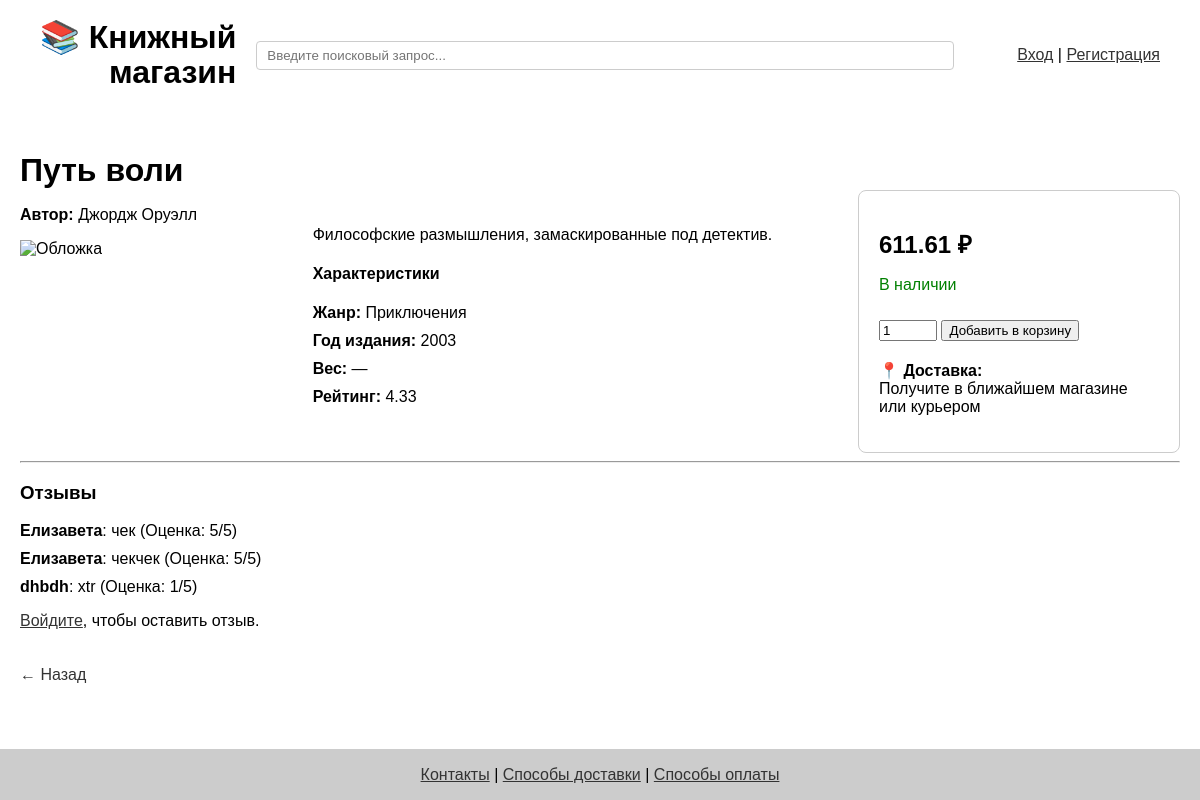
/book/43, run on an earlier commit of the app's database.
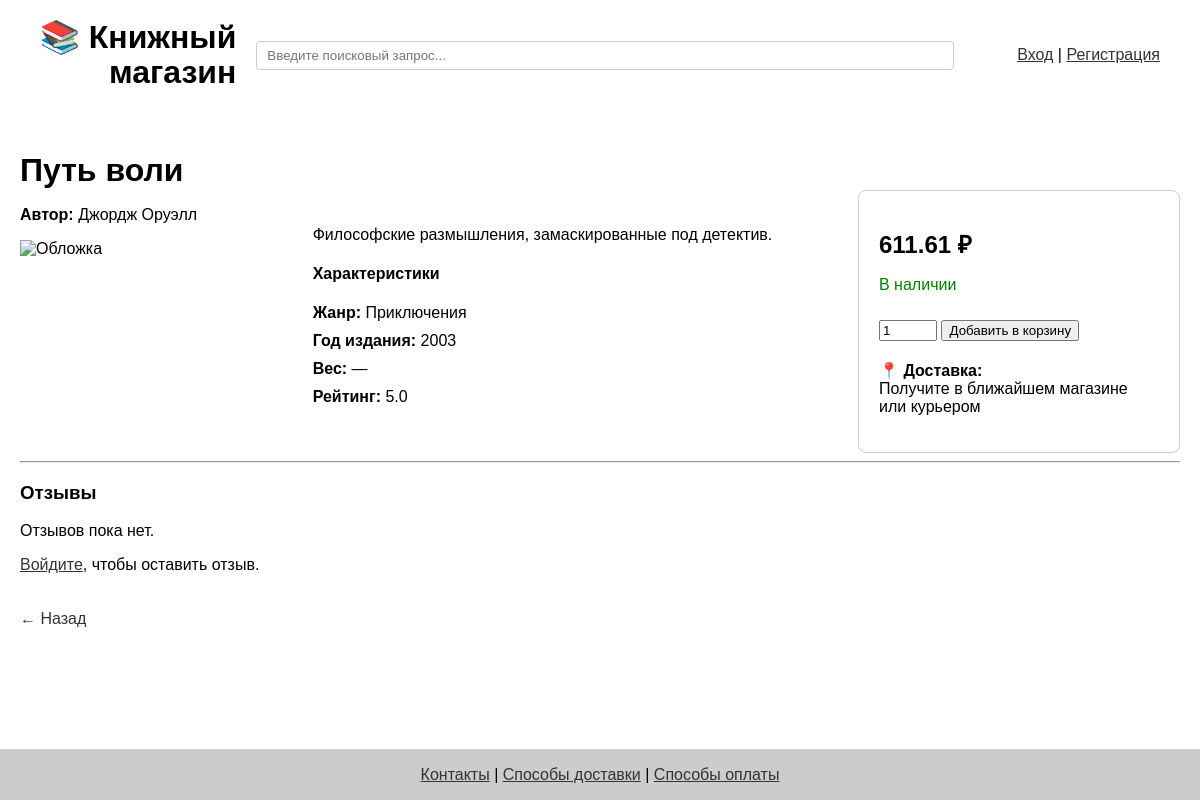
And on a later commit of the database.
### app/models.py (models this page shows, shortened)
class Book(db.Model):
    id = db.Column(db.Integer, primary_key=True)
    title = db.Column(db.String(120))
    author = db.Column(db.String(120))
    year = db.Column(db.Integer)
    price = db.Column(db.Float)
    genre = db.Column(db.String(100))
    category = db.Column(db.String(100))
    cover = db.Column(db.String(255))
    description = db.Column(db.Text)
    rating = db.Column(db.Float)

class Review(db.Model):
    id = db.Column(db.Integer, primary_key=True)
    user_id = db.Column(db.Integer, db.ForeignKey('user.id', ondelete='CASCADE'), nullable=False)
    book_id = db.Column(db.Integer, db.ForeignKey('book.id'), nullable=False)
    text = db.Column(db.Text, nullable=False)
    rating = db.Column(db.Integer, nullable=False)
    book = db.relationship('Book')

class User(db.Model, UserMixin):
    id = db.Column(db.Integer, primary_key=True)
    first_name = db.Column(db.String(50), nullable=False)
    last_name = db.Column(db.String(50), nullable=False)
    full_name = f"{first_name} {last_name}"
    email = db.Column(db.String(120), unique=True, nullable=False)
    phone = db.Column(db.String(20))
    password = db.Column(db.String(100), nullable=False)
    cart_items = db.relationship('CartItem', back_populates='user', cascade='all, delete-orphan', passive_deletes=True)
    reviews = db.relationship('Review', backref='user', cascade='all, delete-orphan', passive_deletes=True)

### app/routes.py (the view, shortened to what this page needs)
@app.route('/book/<int:book_id>', methods=['GET', 'POST'])
def book_detail(book_id):
    book = Book.query.get_or_404(book_id)
    reviews = Review.query.filter_by(book_id=book_id).all()
    prev = request.args.get('prev') or request.form.get('prev') or url_for('index')
    return render_template('book_detail.html', book=book, reviews=reviews, prev=prev)

### app/routes.py (called while the page is built)
@app.context_processor
def inject_genres():
    return dict(genres=[g[0] for g in db.session.query(Book.genre).distinct() if g[0]])

### app/templates/book_detail.html (shortened to what this page needs)
{% extends 'base.html' %}
{% block content %}
{% set back_url = prev or url_for('index') %}
<h1 style="margin-bottom: 1px;">{{ book.title }}</h1>
<div style="display: flex; flex-wrap: wrap; justify-content: space-between; align-items: flex-start; gap: 20px;">
    <div style="flex: 1; min-width: 220px;">
        <p><strong>Автор:</strong> {{ book.author }}</p>
        <img src="https://media.istockphoto.com/id/162833278/nl/foto/blank-book.jpg?s=612x612&w=0&k=20&c=C-kb218UqFZ_ZdWg8ILDDcXDwpmYzwghnew_7VWZwm4="
             alt="Обложка" style="width: 100%; height: auto; max-width: 300px; margin-bottom: 15px;">
    </div>
    <div style="flex: 2; min-width: 300px; padding: 20px; text-align: left;">
        <p>{{ book.description }}</p>
        <h4>Характеристики</h4>
        <ul style="list-style: none; padding-left: 0;">
            <li><strong>Жанр:</strong> {{ book.genre or '—' }}</li>
            <li><strong>Год издания:</strong> {{ book.year }}</li>
            <li><strong>Вес:</strong> {{ book.weight or '—' }}</li>
            <li><strong>Рейтинг:</strong> {{ book.rating }}</li>
        </ul>
    </div>
    <div style="flex: 0 0 280px; border: 1px solid #ccc; padding: 20px; border-radius: 8px;">
        <p><strong style="font-size: 24px;">{{ book.price }} ₽</strong></p>
        <p><span style="color: green;">В наличии</span></p>
        <form action="{{ url_for('add_to_cart', book_id=book.id) }}" method="post">
            <input type="number" name="quantity" value="1" min="1" style="width: 50px;">
            <button type="submit" style="margin-top: 10px;">Добавить в корзину</button>
        </form>
        <p style="margin-top: 20px;">📍 <strong>Доставка:</strong><br>Получите в ближайшем магазине или курьером</p>
    </div>
</div>
<hr>
<h3>Отзывы</h3>
{% if reviews %}
    <ul style="list-style: none; padding-left: 0;">
        {% for review in reviews %}
            <li><strong>{{ review.user.first_name }}</strong>: {{ review.text }} (Оценка: {{ review.rating }}/5)</li>
        {% endfor %}
    </ul>
{% else %}
    <p>Отзывов пока нет.</p>
{% endif %}
{% if current_user.is_authenticated %}
    <form method="post" action="{{ url_for('book_detail', book_id=book.id) }}" style="margin-top: 20px;">
        <input type="hidden" name="form_type" value="review">
        <input type="hidden" name="prev" value="{{ prev }}">
        <label>Оценка:
            <select name="rating">
                {% for r in range(1, 6) %}
                    <option value="{{ r }}">{{ r }}</option>
                {% endfor %}
            </select>
        </label><br><br>
        <label>Комментарий:<br>
            <textarea name="text" required rows="4" cols="40"></textarea>
        </label><br><br>
        <button type="submit">Оставить отзыв</button>
    </form>
{% else %}
    <p><a href="{{ url_for('login') }}">Войдите</a>, чтобы оставить отзыв.</p>
{% endif %}
{% set back_url = prev or request.referrer or url_for('index') %}
<a href="{{ back_url }}" style="display: inline-block; margin-top: 20px; text-decoration: none;">← Назад</a>
    <br>
    <br>
    <br>
    <br>
{% endblock %}

### app/templates/base.html (shortened to what this page needs)
<!DOCTYPE html>
<html lang="ru">
<head>
</head>
<body>
<div class="wrapper">
<header style="padding: 20px;">
    <div style="
        display: flex;
        flex-wrap: wrap;
        align-items: center;
        justify-content: space-between;
        gap: 20px;
    ">
        <div style="flex-shrink: 0;">
            <a href="{{ url_for('index') }}" style="text-decoration: none; color: inherit;">
                <h1 style="margin: 0; line-height: 1.1; white-space: nowrap; text-align: right;">
                    📚 Книжный<br>магазин
                </h1>
            </a>
        </div>
        <div style="
            display: flex;
            flex: 1;
            min-width: 250px;
            flex-wrap: wrap;
            justify-content: flex-end;
            align-items: center;
            gap: 10px;
        ">
            <form action="{{ url_for('search') }}" method="get" style="flex: 1; min-width: 150px;">
                <input type="text" name="q"
                       placeholder="Введите поисковый запрос..."
                       value="{{ request.args.get('q', '') }}"
                       style="width: 90%; padding: 6px 10px; border: 1px solid #ccc; border-radius: 4px;">
            </form>
            <div style="white-space: nowrap;">
                {% if current_user.is_authenticated %}
                    <a href="{{ url_for('profile') }}"><strong>{{ current_user.first_name }}</strong></a> |
                    <a href="{{ url_for('view_cart') }}">Корзина</a> |
                    <a href="{{ url_for('logout') }}">Выйти</a>
                {% else %}
                    <a href="{{ url_for('login') }}">Вход</a> |
                    <a href="{{ url_for('register') }}">Регистрация</a>
                {% endif %}
            </div>
        </div>
    </div>
</header>
<div class="container">
    <main class="main-content">
        {% block content %}{% endblock %}
    </main>
</div>
    <footer>
        <p>
            <a href="{{ url_for('contacts') }}">Контакты</a> |
            <a href="{{ url_for('delivery') }}">Способы доставки</a> |
            <a href="{{ url_for('payment') }}">Способы оплаты</a>
        </p>
    </footer>
</div>
</body>
</html>

### app/templates/base.html (style rules this page uses)
html, body { height: 100%; margin: 0; padding: 0; font-family: sans-serif; }
.wrapper { flex: 1; display: flex; flex-direction: column; max-width: 1200px; margin: 0 auto; padding: 0 20px; min-height: 100vh; }
.main-content { flex: 1; padding: 20px 0; }
.container { display: flex; flex-direction: column; gap: 20px; }
header, footer { padding: 25px 20px; }
footer { text-align: center; padding: 0px 0; border-top: 1px solid #ccc; }
ul li { margin-bottom: 10px; }
a { color: #333; }
footer { position: fixed; bottom: 0; width: 100%; left: 0; background: #ccc; }

What changed in the data, as far as the page shows it:
removed Review: user.first_name "Елизавета", text "чек", rating "5"
removed Review: user.first_name "Елизавета", text "чекчек", rating "5"
removed Review: user.first_name "dhbdh", text "xtr", rating "1"
changed Book "Путь воли": rating "4.33" → "5.0"
Also different on the page:
text now shown: "Отзывов пока нет."
